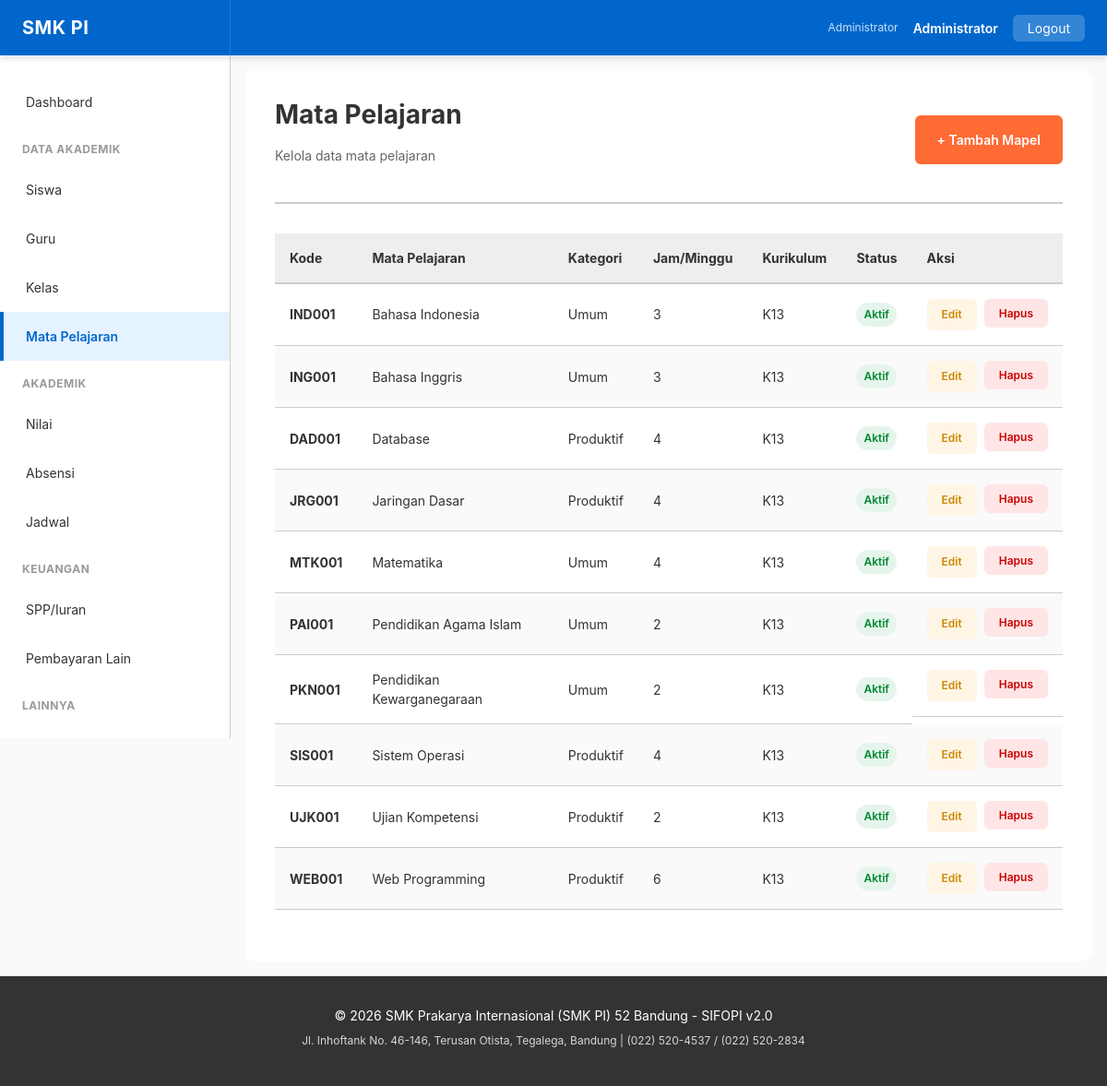
The app's page /mapel (signed in) with its own data.
### tables this page shows
CREATE TABLE mapel (
    id INT PRIMARY KEY AUTO_INCREMENT,
    kode_mapel VARCHAR(20) UNIQUE,
    mata_pelajaran VARCHAR(100) NOT NULL,
    kategori_pelajaran VARCHAR(50),
    jam_pembelajaran INT,
    kurikulum VARCHAR(100),
    is_active BOOLEAN DEFAULT true,
    created_at DATETIME DEFAULT CURRENT_TIMESTAMP,
    updated_at DATETIME DEFAULT CURRENT_TIMESTAMP ON UPDATE CURRENT_TIMESTAMP,
    INDEX idx_nama (mata_pelajaran),
    INDEX idx_kategori (kategori_pelajaran),
    INDEX idx_active (is_active)
);

### public/index.php (called while the page is built, shortened)
<?php
$configPath = dirname(__DIR__) . '/config';
require_once $configPath . '/database.php';
require_once $configPath . '/helpers.php';
class Router {
    private function render(string $viewPath, array $vars = []): void {
        extract($vars);
        $contentFile = dirname(__DIR__) . '/views/' . $viewPath . '.php';
        include $contentFile;
        include dirname(__DIR__) . '/views/layout/base.php';
    }
    private function db(): Database { return Database::getInstance(); }
    private function mapelList(): void {
        $result = $this->db()->all('mapel', 'is_active = 1 ORDER BY mata_pelajaran');
        $this->render('mapel/list', compact('result'));
    }
}
(new Router())->route();

### config/database.php (called while the page is built, shortened)
<?php
class Database {
    private static $instance = null;
    private $pdo;
    public static function getInstance(): self {
        if (self::$instance === null) {
            self::$instance = new self();
        }
        return self::$instance;
    }
    private function connect(): void {
        try {
            $host = $_ENV['DB_HOST'] ?? 'localhost';
            $port = $_ENV['DB_PORT'] ?? 3306;
            $dbname = $_ENV['DB_NAME'] ?? 'atol_akademik_smk_pi';
            $user = $_ENV['DB_USER'] ?? 'root';
            $password = $_ENV['DB_PASSWORD'] ?? '';
            $dsn = "mysql:host={$host};port={$port};dbname={$dbname};charset=utf8mb4";
            $this->pdo = new PDO(
                $dsn,
                $user,
                $password,
                [
                    PDO::ATTR_ERRMODE => PDO::ERRMODE_EXCEPTION,
                    PDO::ATTR_DEFAULT_FETCH_MODE => PDO::FETCH_ASSOC,
                    PDO::ATTR_EMULATE_PREPARES => false,
                ]
            );
        } catch (PDOException $e) {
            die('Database connection failed: ' . htmlspecialchars($e->getMessage()));
        }
    }
    public function query(string $sql, array $params = []): PDOStatement {
        try {
            $stmt = $this->pdo->prepare($sql);
            $stmt->execute($params);
            return $stmt;
        } catch (PDOException $e) {
            $this->lastError = $e->getMessage();
            if ($_ENV['APP_DEBUG'] ?? false) {
                error_log('SQL Error: ' . $e->getMessage() . "\nSQL: " . $sql);
            }
            throw new Exception('Database query failed. Please try again.');
        }
    }
    public function all(string $table, string $where = '', array $params = []): array {
        $sql = "SELECT * FROM {$table}";
        if ($where) {
            $sql .= " WHERE {$where}";
        }
        $stmt = $this->query($sql, $params);
        return $stmt->fetchAll();
    }
}

### config/helpers.php (called while the page is built, shortened)
<?php
if (function_exists('safe')) {
    return;
}
function safe(mixed $value): string {
    return htmlspecialchars((string)$value, ENT_QUOTES, 'UTF-8');
}

### views/mapel/list.php (the view, shortened to what this page needs)
<div class="page-header" style="display:flex;justify-content:space-between;align-items:center;">
    <div>
        <h1 class="page-title">Mata Pelajaran</h1>
        <p class="page-subtitle">Kelola data mata pelajaran</p>
    </div>
    <?php if ($_SESSION['user']['role'] === 'ADMIN'): ?>
        <a href="/mapel/create" class="btn btn-secondary">+ Tambah Mapel</a>
    <?php endif; ?>
</div>
<?php if (!empty($result)): ?>
    <div class="table-responsive">
        <table class="table">
            <thead>
                <tr><th>Kode</th><th>Mata Pelajaran</th><th>Kategori</th><th>Jam/Minggu</th><th>Kurikulum</th><th>Status</th><th style="width:130px;">Aksi</th></tr>
            </thead>
            <tbody>
                <?php foreach ($result as $m): ?>
                    <tr>
                        <td><strong><?= safe($m['kode_mapel'] ?? '-') ?></strong></td>
                        <td><?= safe($m['mata_pelajaran']) ?></td>
                        <td><?= safe($m['kategori_pelajaran'] ?? '-') ?></td>
                        <td><?= safe($m['jam_pembelajaran'] ?? '-') ?></td>
                        <td><?= safe($m['kurikulum'] ?? '-') ?></td>
                        <td><span class="badge badge-<?= $m['is_active'] ? 'success' : 'secondary' ?>"><?= $m['is_active'] ? 'Aktif' : 'Nonaktif' ?></span></td>
                        <td class="table-actions">
                            <?php if ($_SESSION['user']['role'] === 'ADMIN'): ?>
                            <a href="/mapel/edit?id=<?= $m['id'] ?>" class="btn btn-small action-edit">Edit</a>
                            <form method="POST" action="/mapel/delete?id=<?= $m['id'] ?>" style="display:inline;" onsubmit="return confirm('Nonaktifkan <?= safe($m['mata_pelajaran']) ?>?')">
                                <button class="btn btn-small action-delete">Hapus</button>
                            </form>
                            <?php endif; ?>
                        </td>
                    </tr>
                <?php endforeach; ?>
            </tbody>
        </table>
    </div>
<?php endif; ?>

### public/assets/css/theme.css (style rules this page uses)
.table-actions { display: flex; gap: var(--spacing-sm); }
.action-edit { background: var(--color-warning-light); color: var(--color-warning-dark); }
.action-delete { background: var(--color-error-light); color: var(--color-error); }

### public/assets/css/variables.css (style rules this page uses)
:root { --color-primary: #0066CC; --color-primary-dark: #0052A3; --color-primary-light: #E5F2FF; --color-secondary: #FF6B35; --color-secondary-dark: #E55A28; --color-secondary-light: #FFE5D5; --color-success: #00AA44; --color-success-dark: #008833; --color-success-light: #E5F5EB; --color-warning: #FFAA00; --color-warning-dark: #CC8800; --color-warning-light: #FFF5E5; --color-error: #CC0000; --color-error-dark: #AA0000; --color-error-light: #FFE5E5; --color-info: #0066CC; --color-info-light: #E5F2FF; --color-dark-text: #333333; --color-light-bg: #EEEEEE; --color-border: #CCCCCC; --color-white: #FFFFFF; --color-black: #000000; --color-gray-50: #FAFAFA; --color-gray-100: #F5F5F5; --color-gray-200: #EEEEEE; --color-gray-300: #DDDDDD; --color-gray-400: #CCCCCC; --color-gray-500: #999999; --color-gray-600: #666666; --color-gray-700: #444444; --color-gray-800: #333333; --color-gray-900: #1A1A1A; --font-family: -apple-system, BlinkMacSystemFont, 'Segoe UI', 'Roboto', 'Oxygen', 'Ubuntu', 'Cantarell', sans-serif; --font-mono: 'Courier New', 'Courier', monospace; --font-size-base: 16px; --font-size-xs: 12px; --font-size-sm: 14px; --font-size-lg: 18px; --font-size-xl: 20px; --font-size-2xl: 24px; --font-size-3xl: 28px; --font-size-4xl: 32px; --font-weight-light: 300; --font-weight-normal: 400; --font-weight-medium: 500; --font-weight-semibold: 600; --font-weight-bold: 700; --line-height-tight: 1.2; --line-height-normal: 1.5; --line-height-relaxed: 1.75; --spacing-xs: 4px; --spacing-sm: 8px; --spacing-md: 16px; --spacing-lg: 24px; --spacing-xl: 32px; --spacing-2xl: 40px; --spacing-3xl: 48px; --radius-sm: 4px; --radius-md: 6px; --radius-lg: 12px; --radius-xl: 16px; --radius-full: 9999px; --shadow-sm: 0 1px 2px rgba(0, 0, 0, 0.05); --shadow-md: 0 4px 6px rgba(0, 0, 0, 0.1); --shadow-lg: 0 10px 20px rgba(0, 0, 0, 0.15); --shadow-xl: 0 20px 40px rgba(0, 0, 0, 0.2); --transition-fast: 150ms ease-in-out; --transition-normal: 300ms ease-in-out; --transition-slow: 500ms ease-in-out; --z-dropdown: 1000; --z-modal: 2000; --z-tooltip: 3000; --breakpoint-sm: 640px; --breakpoint-md: 1024px; --breakpoint-lg: 1280px; --navbar-height: 60px; --sidebar-width: 250px; --max-container-width: 1400px; }
@media (prefers-color-scheme: light) { :root { --bg-primary: #FFFFFF; --bg-secondary: #F5F5F5; --text-primary: #333333; --text-secondary: #666666; } }

### public/assets/css/layout.css (style rules this page uses)
.page-header { margin-bottom: var(--spacing-xl); border-bottom: 2px solid var(--color-border); padding-bottom: var(--spacing-lg); }
.page-title { font-size: var(--font-size-3xl); margin-bottom: var(--spacing-md); }
.page-subtitle { color: var(--color-gray-600); font-size: var(--font-size-sm); }

### public/assets/css/components.css (style rules this page uses)
.btn { display: inline-flex; align-items: center; justify-content: center; padding: var(--spacing-md) var(--spacing-lg); border-radius: var(--radius-md); font-size: var(--font-size-sm); font-weight: var(--font-weight-semibold); cursor: pointer; transition: all var(--transition-fast); border: none; text-decoration: none; white-space: nowrap; }
.btn-secondary { background: var(--color-secondary); color: white; }
.btn-small { padding: var(--spacing-sm) var(--spacing-md); font-size: var(--font-size-xs); }
.table { width: 100%; border-collapse: collapse; margin-bottom: var(--spacing-lg); }
.table thead { background: var(--color-light-bg); }
.table th { padding: var(--spacing-md); text-align: left; font-weight: var(--font-weight-bold); border-bottom: 2px solid var(--color-border); font-size: var(--font-size-sm); }
.table td { padding: var(--spacing-md); border-bottom: 1px solid var(--color-border); font-size: var(--font-size-sm); }
.table tbody tr:nth-child(even) { background: #FAFAFA; }
.table-responsive { overflow-x: auto; }
.badge { display: inline-block; padding: var(--spacing-xs) var(--spacing-sm); border-radius: var(--radius-full); font-size: var(--font-size-xs); font-weight: var(--font-weight-semibold); }
.badge-success { background: var(--color-success-light); color: var(--color-success-dark); }

### records on screen
mapel: kode_mapel "IND001", mata_pelajaran "Bahasa Indonesia", kategori_pelajaran "Umum", jam_pembelajaran "3", kurikulum "K13", is_active "Aktif"
mapel: kode_mapel "ING001", mata_pelajaran "Bahasa Inggris", kategori_pelajaran "Umum", jam_pembelajaran "3", kurikulum "K13", is_active "Aktif"
mapel: kode_mapel "DAD001", mata_pelajaran "Database", kategori_pelajaran "Produktif", jam_pembelajaran "4", kurikulum "K13", is_active "Aktif"
mapel: kode_mapel "JRG001", mata_pelajaran "Jaringan Dasar", kategori_pelajaran "Produktif", jam_pembelajaran "4", kurikulum "K13", is_active "Aktif"
mapel: kode_mapel "MTK001", mata_pelajaran "Matematika", kategori_pelajaran "Umum", jam_pembelajaran "4", kurikulum "K13", is_active "Aktif"
mapel: kode_mapel "PAI001", mata_pelajaran "Pendidikan Agama Islam", kategori_pelajaran "Umum", jam_pembelajaran "2", kurikulum "K13", is_active "Aktif"
mapel: kode_mapel "PKN001", mata_pelajaran "Pendidikan Kewarganegaraan", kategori_pelajaran "Umum", jam_pembelajaran "2", kurikulum "K13", is_active "Aktif"
mapel: kode_mapel "SIS001", mata_pelajaran "Sistem Operasi", kategori_pelajaran "Produktif", jam_pembelajaran "4", kurikulum "K13", is_active "Aktif"
mapel: kode_mapel "UJK001", mata_pelajaran "Ujian Kompetensi", kategori_pelajaran "Produktif", jam_pembelajaran "2", kurikulum "K13", is_active "Aktif"
mapel: kode_mapel "WEB001", mata_pelajaran "Web Programming", kategori_pelajaran "Produktif", jam_pembelajaran "6", kurikulum "K13", is_active "Aktif"

### other values on screen
safe($_SESSION['user']['fullname']) "Administrator"
safe(SCHOOL_NAME) "SMK Prakarya Internasional (SMK PI) 52 Bandung"
safe(SCHOOL_ADDRESS) "Jl. Inhoftank No. 46-146, Terusan Otista, Tegalega, Bandung"
safe(SCHOOL_PHONE) "(022) 520-4537 / (022) 520-2834"
